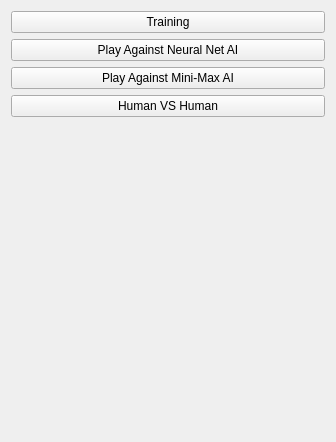
<?xml version="1.0" encoding="UTF-8"?>
<ui version="4.0">
 <class>ConnectFourMain</class>
 <widget class="QWidget" name="ConnectFourMain">
  <property name="geometry">
   <rect>
    <x>0</x>
    <y>0</y>
    <width>336</width>
    <height>442</height>
   </rect>
  </property>
  <property name="windowTitle">
   <string>Form</string>
  </property>
  <layout class="QVBoxLayout" name="verticalLayout_2">
   <item>
    <widget class="QPushButton" name="TrainingButton">
     <property name="text">
      <string>Training</string>
     </property>
    </widget>
   </item>
   <item>
    <widget class="QPushButton" name="NeuralNetButton">
     <property name="text">
      <string>Play Against Neural Net AI</string>
     </property>
    </widget>
   </item>
   <item>
    <widget class="QPushButton" name="MiniMaxButton">
     <property name="text">
      <string>Play Against Mini-Max AI</string>
     </property>
    </widget>
   </item>
   <item>
    <widget class="QPushButton" name="TwoPlayerButton">
     <property name="text">
      <string>Human VS Human</string>
     </property>
    </widget>
   </item>
   <item>
    <spacer name="verticalSpacer">
     <property name="orientation">
      <enum>Qt::Vertical</enum>
     </property>
     <property name="sizeHint" stdset="0">
      <size>
       <width>20</width>
       <height>40</height>
      </size>
     </property>
    </spacer>
   </item>
  </layout>
 </widget>
 <resources/>
 <connections/>
</ui>
